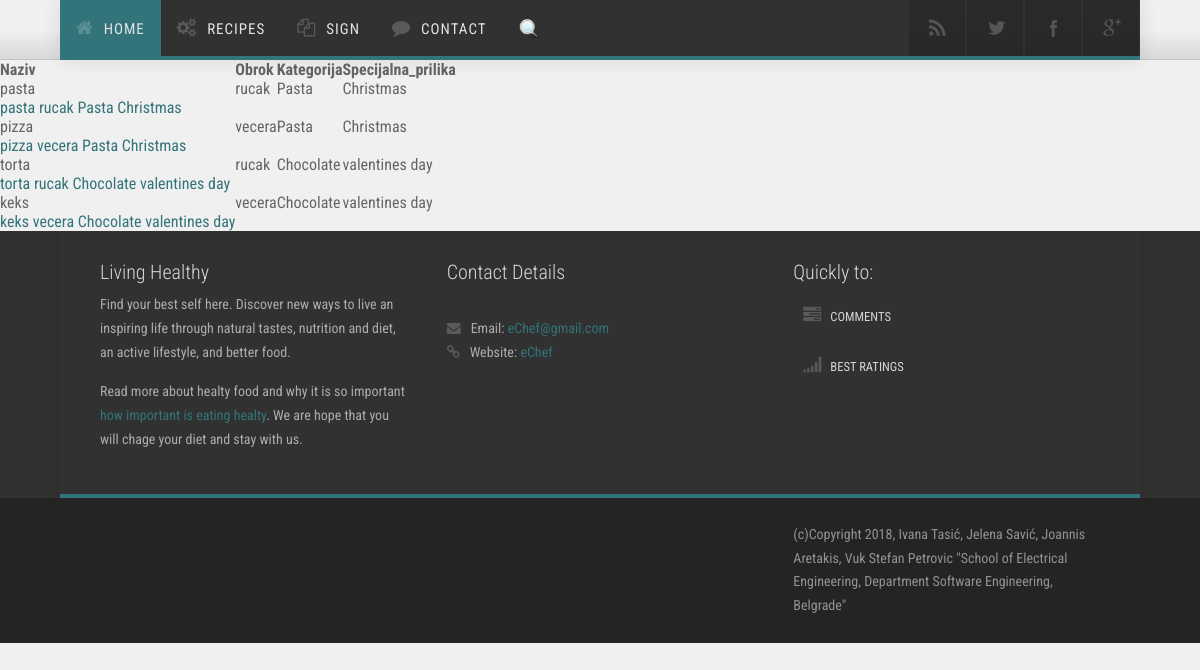
The app's page /eChef/index.php/gost/pretraga with its own data.
### tables this page shows
CREATE TABLE IF NOT EXISTS `recepti` (
  `idR` int(11) NOT NULL,
  `naziv` varchar(20) NOT NULL,
  `sadrzaj` text NOT NULL,
  `obrok` varchar(20) NOT NULL,
  `kategorija` varchar(20) NOT NULL,
  `spec_prilika` varchar(20) DEFAULT NULL,
  `slika` blob,
  PRIMARY KEY (`idR`)
);

### eChef/application/controllers/Gost.php (called while the page is built, shortened)
<?php
class Gost extends CI_Controller{
    public function __construct() {
        $this->load->model("Jelo");
        $this->load->model("Korisnik");
    }
    private function prikazi($glavniDeo, $data){
        $data['controller']='Gost';
        $this->load->view("sablon/gost_header.php", $data);
        $this->load->view($glavniDeo, $data);
        $this->load->view("sablon/footer.php");
    }
    public function pretraga(){
        $search = $this->input->get('searchBox');
        $data = [];
        $data['jela'] = $this->Jelo->dohvatiJeloIme($search);
        $this->prikazi("rezultatipretrage.php",$data);
    }
}

### eChef/index.php (called while the page is built, shortened)
<?php
require_once BASEPATH.'core/CodeIgniter.php';

### eChef/application/models/Jelo.php (called while the page is built, shortened)
<?php
class Jelo extends CI_Model{
    public  function dohvatiJeloIme($ime){
        $this->db->like("naziv", $ime);
        $this->db->from("recepti");
        $this->db->select("idR,naziv,obrok,kategorija,spec_prilika");
        $query=$this->db->get();
        return $query->result();
    }
}

### eChef/application/views/rezultatipretrage.php (the view, shortened to what this page needs)
<html>
<head>
</head>
<body>
<table>
    <tr><th>Naziv</th><th>Obrok</th><th>Kategorija</th><th>Specijalna_prilika</th></tr>
<?php
foreach ($jela as $jelo) {
    echo "<tr><td>".$jelo->naziv."</td><td>".$jelo->obrok. "</td><td>".$jelo->kategorija."</td><td>".$jelo->spec_prilika."</td></tr>";
    echo "<td><a href=".site_url("$controller/prikaziJelo/".$jelo->idR)."\">$jelo->naziv  $jelo->obrok  $jelo->kategorija  $jelo->spec_prilika</a><td></tr>";
}
?>
</table>
</body>
</html>

### eChef/application/views/sablon/gost_header.php (shortened to what this page needs)
<html>
    <head>
        <link rel="stylesheet" href="<?php echo base_url();?>assets/css/bootstrap.css" rel="stylesheet">
        <link rel="stylesheet" href="<?php echo base_url();?>assets/css/animate.css" rel="stylesheet">
        <link rel="stylesheet" href="<?php echo base_url();?>assets/css/font-awesome.css" rel="stylesheet">
        <link rel="stylesheet" href="<?php echo base_url();?>assets/css/nexus.css" rel="stylesheet">
        <link rel="stylesheet" href="<?php echo base_url();?>assets/css/responsive.css" rel="stylesheet">
        <link rel="stylesheet" href="<?php echo base_url();?>assets/css/custom.css" rel="stylesheet">
    </head>
    <body>
        <div id="body-bg">
            <div id="hornav" class="bottom-border-shadow">
                <div class="container no-padding border-bottom">
                    <div class="row">
                        <div class="col-md-8 no-padding">
                            <div class="visible-lg">
                                <ul id="hornavmenu" class="nav navbar-nav">
                                    <li>
                                        <a href="home.html" class="fa-home active">Home</a>
                                    </li>
                                    <li>
                                        <span class="fa-gears ">Recipes</span>
                                    </li>
                                    <li>
                                        <span class="fa-copy ">Sign</span>
                                    </li>
                                    <li>
                                        <a href="contact.html" class="fa-comment ">Contact</a>
                                    </li>
				    <li>
                                        <a href="<?php echo site_url("$controller/prikazipretraga"); ?>"><img src="<?php echo base_url();?>assets/img/search.png" alt="search" width="20" height="20"/></a>
                                    </li>
                                </ul>
                            </div>
                        </div>
                        <div class="col-md-4 no-padding">
                            <ul class="social-icons pull-right">
                                <li class="social-rss">
                                    <a href="#" target="_blank" title="RSS"></a>
                                </li>
                                <li class="social-twitter">
                                    <a href="#" target="_blank" title="Twitter"></a>
                                </li>
                                <li class="social-facebook">
                                    <a href="#" target="_blank" title="Facebook"></a>
                                </li>
                                <li class="social-googleplus">
                                    <a href="#" target="_blank" title="Google+"></a>
                                </li>
                            </ul>
                        </div>
                    </div>
                </div>
            </div>

### eChef/application/views/sablon/footer.php (shortened to what this page needs)
            <div id="base">
                <div class="container bottom-border padding-vert-30">
                    <div class="row">
                        <div class="col-md-4">
                            <h3 class="class margin-bottom-10">Living Healthy</h3>
                            <p>Find your best self here. Discover new ways to live an inspiring life through natural tastes, nutrition and diet, an active lifestyle, and better food.</p>
                            <p>Read more about healty food and why it is so important
                                <a href="http://healthyeating.sfgate.com/eating-healthy-important-7166.html" target="_blank">how important is eating healty</a>. We are hope that you will chage your diet and stay with us.</p>
                        </div>
                        <div class="col-md-4 margin-bottom-20">
                            <h3 class="margin-bottom-10">Contact Details</h3>
                            <p>
                                <br>
                                <span class="fa-envelope">Email:</span>
                                <a href="mailto:info@example.com">eChef@gmail.com</a>
                                <br>
                                <span class="fa-link">Website:</span>
                                <a href="www.eChef.com">eChef</a>
                            </p>
                        </div>
                        <div class="col-md-4 margin-bottom-20">
                            <h3 class="margin-bottom-10">Quickly to:</h3>
                            <ul class="menu">
                                <li>
                                    <a class="fa-tasks" href="#">Comments</a>
                                </li>
                                <li>
                                    <a class="fa-signal" href="#">Best ratings</a>
                                </li>
                            </ul>
                        </div>
                    </div>
                </div>
            </div>
            <div id="footer" class="background-grey">
                <div class="container">
                    <div class="row">
                        <div id="footermenu" class="col-md-8">
                            <ul class="list-unstyled list-inline">
                            </ul>
                        </div>
                        <div id="copyright" class="col-md-4">
                            <p class="pull-right">(c)Copyright 2018, Ivana Tasić, Jelena Savić, Joannis  Aretakis, Vuk Stefan Petrovic "School of Electrical Engineering, Department Software Engineering, Belgrade"</p>
                        </div>
                    </div>
                </div>
            </div>
    </body>
</html>

### records on screen
recepti: naziv "pasta", obrok "rucak", kategorija "Pasta", spec_prilika "Christmas"
recepti: naziv "pizza", obrok "vecera", kategorija "Pasta", spec_prilika "Christmas"
recepti: naziv "torta", obrok "rucak", kategorija "Chocolate", spec_prilika "valentines day"
recepti: naziv "keks", obrok "vecera", kategorija "Chocolate", spec_prilika "valentines day"
